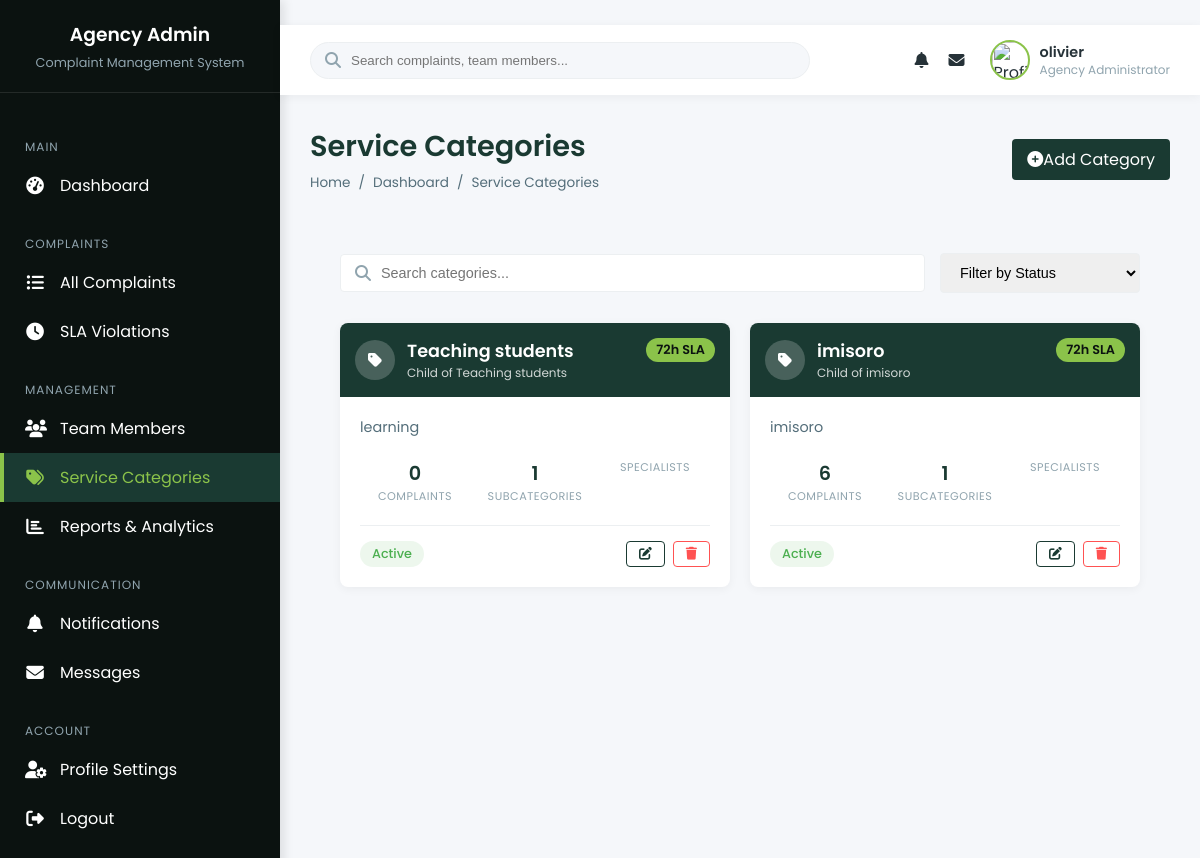
/service-categories/ (signed in), run on the app's committed database.
### citizen_management/models.py (models this page shows, shortened)
class User(AbstractUser):
    ROLE_CHOICES = [
        ('citizen', 'Citizen'),
        ('agent', 'Agency Agent'),
        ('agency_admin', 'Agency Administrator'),
        ('super_admin', 'System Administrator'),
    ]
    role = models.CharField(max_length=20, choices=ROLE_CHOICES, default='citizen')
    phone = models.CharField(max_length=20, blank=True)
    profile_picture = models.ImageField(upload_to='profiles/', blank=True)
    email_verified\
        = models.BooleanField(default=False)
    last_login_ip = models.GenericIPAddressField(blank=True, null=True)

class ServiceCategory(models.Model):
    name = models.CharField(max_length=100)
    description = models.TextField(blank=True)
    agency = models.ForeignKey(
        GovernmentAgency,
        on_delete=models.SET_NULL,
        null=True,
        blank=True,
        related_name='categories'
    )
    parent = models.ForeignKey(
        'self',
        on_delete=models.SET_NULL,
        null=True,
        blank=True,
        related_name='subcategories'
    )
    sla_hours = models.PositiveIntegerField(
        default=72,
        help_text="Service Level Agreement - hours to respond"
    )
    is_active = models.BooleanField(default=True)
    class Meta:
        verbose_name_plural = "Service Categories"
        ordering = ['agency__name', 'name']

### citizen_management/views.py (the view)
# urls.py: path('service-categories/', views.ServiceCategoryListView.as_view(), name='agency_service_categories'),
class ServiceCategoryListView(LoginRequiredMixin, AgencyAdminRequiredMixin, ListView):
    model = ServiceCategory
    template_name = 'agency_admin/service_categories.html'
    context_object_name = 'categories'
    def get_queryset(self):
        return ServiceCategory.objects.filter(
            agency=GovernmentAgency.objects.get(assigned_user=self.request.user),
        ).order_by('name')

### templates/agency_admin/service_categories.html (shortened to what this page needs)
﻿{% extends "agency_admin/base.html" %}
{% block page_title %}Service Categories{% endblock %}
{% block breadcrumbs %}
<li><a href="{% url 'agency_admin_dashboard' %}">Dashboard</a></li>
<li>Service Categories</li>
{% endblock %}
{% block header_actions %}
<a href="{% url 'agency_service_category_add' %}" class="btn" style="background-color: var(--primary-color); color: white; padding: 8px 15px; border-radius: 4px; text-decoration: none; display: inline-flex; align-items: center;">
    <i class="fas fa-plus-circle mr-1"></i> Add Category
</a>
{% endblock %}
{% block content %}
<div class="content-wrapper">
    <div style="margin-bottom: 30px; display: flex; gap: 15px; align-items: center;">
        <div style="position: relative; flex: 1;">
            <i class="fas fa-search" style="position: absolute; left: 15px; top: 50%; transform: translateY(-50%); color: var(--text-light);"></i>
            <input type="text" id="categorySearch" placeholder="Search categories..." style="width: 100%; padding: 10px 15px 10px 40px; border: 1px solid var(--border-light); border-radius: 4px; font-size: 0.9rem;">
        </div>
        <div style="min-width: 200px;">
            <select style="width: 100%; padding: 10px 15px; border: 1px solid var(--border-light); border-radius: 4px; font-size: 0.9rem;">
                <option value="">Filter by Status</option>
            </select>
        </div>
    </div>
    {% if categories %}
    <div style="display: grid; grid-template-columns: repeat(auto-fill, minmax(300px, 1fr)); gap: 20px; margin-bottom: 30px;" id="categoriesGrid">
        {% for category in categories %}
        <div class="category-card" data-search="{{ category.name|lower }} {{ category.description|default:''|lower }}"
             style="background: white; border-radius: 8px; overflow: hidden; box-shadow: 0 2px 10px rgba(0,0,0,0.05); transition: all 0.3s ease;">
            <div style="background-color: var(--primary-color); color: white; padding: 15px; position: relative;">
                <div style="display: flex; align-items: center;">
                    <div style="width: 40px; height: 40px; background-color: rgba(255,255,255,0.2); border-radius: 50%; display: flex; align-items: center; justify-content: center; margin-right: 12px;">
                        <i class="fas fa-{{ category.icon|default:'tag' }}"></i>
                    </div>
                    <div>
                        <h4 style="margin: 0; font-size: 1.1rem; font-weight: 600;">{{ category.name }}</h4>
                        {% if category.parent %}
                        <div style="font-size: 0.75rem; opacity: 0.8;">Child of {{ category.parent.name }}</div>
                        {% endif %}
                    </div>
                </div>
                <div style="position: absolute; top: 15px; right: 15px; background-color: var(--accent-color); color: var(--primary-dark); padding: 3px 10px; border-radius: 20px; font-size: 0.8rem; font-weight: 600;">
                    {{ category.sla_hours }}h SLA
                </div>
            </div>
            <div style="padding: 20px;">
                {% if category.description %}
                <p style="color: var(--text-medium); margin-bottom: 20px; font-size: 0.9rem; line-height: 1.5;">
                    {{ category.description }}
                </p>
                {% endif %}
                <div style="display: grid; grid-template-columns: repeat(3, 1fr); gap: 10px; margin-bottom: 20px; text-align: center;">
                    <div>
                        <div style="font-size: 1.2rem; font-weight: 600; color: var(--primary-color);">{{ category.complaints.count }}</div>
                        <div style="font-size: 0.7rem; color: var(--text-light); text-transform: uppercase; letter-spacing: 0.5px;">Complaints</div>
                    </div>
                    <div>
                        <div style="font-size: 1.2rem; font-weight: 600; color: var(--primary-color);">{{ category.subcategories.count }}</div>
                        <div style="font-size: 0.7rem; color: var(--text-light); text-transform: uppercase; letter-spacing: 0.5px;">Subcategories</div>
                    </div>
                    <div>
                        <div style="font-size: 0.7rem; color: var(--text-light); text-transform: uppercase; letter-spacing: 0.5px;">Specialists</div>
                    </div>
                </div>
                <div style="display: flex; justify-content: space-between; align-items: center; border-top: 1px solid var(--border-light); padding-top: 15px;">
                    <span style="padding: 4px 12px; border-radius: 20px; font-size: 0.8rem; font-weight: 500;
                          {% if category.is_active %}background-color: rgba(76, 175, 80, 0.1); color: var(--success-color);
                          {% else %}background-color: rgba(144, 164, 174, 0.1); color: var(--text-light);{% endif %}">
                        {% if category.is_active %}Active{% else %}Inactive{% endif %}
                    </span>
                    <div style="display: flex; gap: 8px;">
                        <a href="{% url 'agency_service_category_edit' pk=category.id %}"
                           style="padding: 6px 12px; border: 1px solid var(--primary-color); color: var(--primary-color); border-radius: 4px; text-decoration: none; display: inline-flex; align-items: center;">
                            <i class="fas fa-edit" style="font-size: 0.8rem;"></i>
                        </a>
                        <button onclick="showDeleteModal('{{ category.id }}', '{{ category.name }}', {{ category.complaints.count }})"
                                style="padding: 6px 12px; border: 1px solid var(--error-color); color: var(--error-color); border-radius: 4px; background: none; cursor: pointer; display: inline-flex; align-items: center;">
                            <i class="fas fa-trash" style="font-size: 0.8rem;"></i>
                        </button>
                    </div>
                </div>
            </div>
        </div>
        {% endfor %}
    </div>
    {% endif %}
</div>
{% endblock %}

### templates/agency_admin/base.html (shortened to what this page needs)
﻿<!DOCTYPE html>
{% load static %}
<html lang="en">
<head>
    <link rel="stylesheet" href="https://cdnjs.cloudflare.com/ajax/libs/font-awesome/6.4.0/css/all.min.css">
</head>
<body>
    <div class="app-container">
        <aside class="sidebar">
            <div class="sidebar-header">
                <h3>{{ user.assigned_agency.name|default:"Agency" }} Admin</h3>
                <p>Complaint Management System</p>
            </div>
            <div class="sidebar-menu">
                <div class="menu-category">Main</div>
                <a href="{% url 'agency_admin_dashboard' %}" class="menu-item {% if request.resolver_match.url_name == 'agency_admin_dashboard' %}active{% endif %}">
                    <i class="fas fa-tachometer-alt"></i>
                    <span>Dashboard</span>
                </a>
                <div class="menu-category">Complaints</div>
                <a href="{% url 'agency_complaint_list' %}" class="menu-item {% if request.resolver_match.url_name == 'agency_complaint_list' %}active{% endif %}">
                    <i class="fas fa-list-ul"></i>
                    <span>All Complaints</span>
                </a>
                <a href="{% url 'agency_sla_violations' %}" class="menu-item {% if request.resolver_match.url_name == 'agency_sla_violations' %}active{% endif %}">
                    <i class="fas fa-clock"></i>
                    <span>SLA Violations</span>
                </a>
                <div class="menu-category">Management</div>
                <a href="{% url 'agency_team_members' %}" class="menu-item {% if request.resolver_match.url_name == 'agency_team_members' %}active{% endif %}">
                    <i class="fas fa-users"></i>
                    <span>Team Members</span>
                </a>
                <a href="{% url 'agency_service_categories' %}" class="menu-item {% if request.resolver_match.url_name == 'agency_service_categories' %}active{% endif %}">
                    <i class="fas fa-tags"></i>
                    <span>Service Categories</span>
                </a>
                <a href="{% url 'agency_reports' %}" class="menu-item {% if request.resolver_match.url_name == 'agency_reports' %}active{% endif %}">
                    <i class="fas fa-chart-bar"></i>
                    <span>Reports & Analytics</span>
                </a>
                <div class="menu-category">Communication</div>
                <a href="{% url 'agency_notifications' %}" class="menu-item {% if request.resolver_match.url_name == 'agency_notifications' %}active{% endif %}">
                    <i class="fas fa-bell"></i>
                    <span>Notifications</span>
                </a>
                <a href="{% url 'agency_messages' %}" class="menu-item {% if request.resolver_match.url_name == 'agency_messages' %}active{% endif %}">
                    <i class="fas fa-envelope"></i>
                    <span>Messages</span>
                </a>
                <div class="menu-category">Account</div>
                <a href="{% url 'agency_profile' %}" class="menu-item {% if request.resolver_match.url_name == 'agency_profile' %}active{% endif %}">
                    <i class="fas fa-user-cog"></i>
                    <span>Profile Settings</span>
                </a>
                <a href="{% url 'logout' %}" class="menu-item">
                    <i class="fas fa-sign-out-alt"></i>
                    <span>Logout</span>
                </a>
            </div>
        </aside>
        <div class="main-content">
            <nav class="top-nav">
                <div class="search-bar">
                    <i class="fas fa-search"></i>
                    <input type="text" placeholder="Search complaints, team members...">
                </div>
                <div class="nav-actions">
                    <div class="nav-item dropdown" id="notifications-dropdown">
                        <i class="fas fa-bell"></i>
                    </div>
                    <div class="nav-item dropdown" id="messages-dropdown">
                        <i class="fas fa-envelope"></i>
                    </div>
                    <div class="user-profile dropdown" id="profile-dropdown">
                        <img src="#" alt="Profile">
                        <div class="user-info">
                            <div class="user-name">{{ user.get_full_name|default:user.username }}</div>
                            <div class="user-role">{{ user.get_role_display }}</div>
                        </div>
                    </div>
                </div>
            </nav>
            <div class="content-wrapper">
                <div class="content-header">
                    <div class="content-title">
                        <h1>{% block page_title %}Dashboard{% endblock %}</h1>
                        <ul class="breadcrumb">
                            <li><a href="{% url 'agency_admin_dashboard' %}">Home</a></li>
                            {% block breadcrumbs %}{% endblock %}
                        </ul>
                    </div>
                    {% block header_actions %}{% endblock %}
                </div>
                {% block content %}{% endblock %}
            </div>
        </div>
    </div>
</body>
</html>

### data on the page
User: get_full_name "olivier", role "Agency Administrator"
ServiceCategory: name "Teaching students", parent.name "Teaching students", sla_hours "72", description "learning", complaints.count "0", subcategories.count "1", is_active "Active"
ServiceCategory: name "imisoro", parent.name "imisoro", sla_hours "72", description "imisoro", complaints.count "6", subcategories.count "1", is_active "Active"

### other printed values
{{ user.assigned_agency.name|default:"Agency" }} "Agency"
